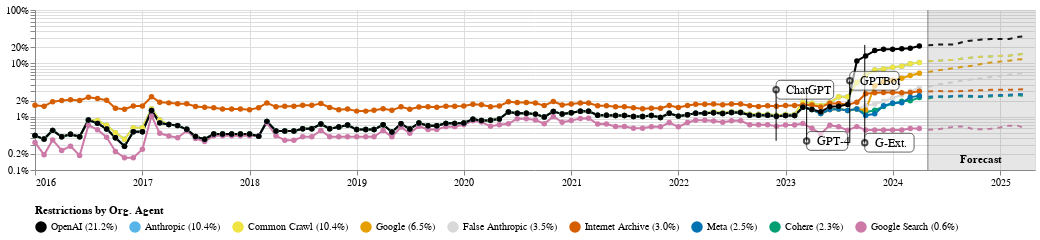

Notebook code cell kept with this figure:
### Code cell
df = robots_temporal_head_summary.copy()

forecast_startdate = df["period"].max().strftime("%Y-%m-%d")
if ANALYSIS_TYPE == "autoregression":
    df = forecasting_util.forecast_company_comparisons_autoregression(
        df,
        lags=LAGS,
        val_col="tokens",
        n_periods=N_PERIODS
    )
elif ANALYSIS_TYPE == "sarima":
    df = forecasting_util.forecast_company_comparisons_sarima(
        df,
        val_col="tokens",
        n_periods=N_PERIODS,
        order=ORDER,
        seasonal_order=SEASONAL_ORDER,
    )

# AGENT_COLORMAP = {
#     "Google": "#4D58D5",          # blue
#     "OpenAI": "#519BEE",          # coral
#     "Anthropic": "#68D4C4",       # green
#     "Cohere": "#83F590",          # red
#     "Common Crawl": "#DEDD56",    # muted purple
#     "Meta": "#ADF86C",            # slate gray
#     "Internet Archive": "#5D6D7E",# golden yellow
#     "Google Search": "#D7EDEE",   # light gray
#     "False Anthropic": "#D9D9D9"  # teal
# }

AGENT_COLORMAP = {
    # Based on Wong palette (from https://www.nature.com/articles/nmeth.1618)
    # "Combined Agent": "#f0f0f0",
    "Google": "#E69F00",
    "OpenAI": "#000000",
    "Anthropic": "#56B4E9",
    "Cohere": "#009E73",
    "Common Crawl": "#F0E442",
    "Meta": "#0072B2",
    "Internet Archive": "#D55E00",
    "Google Search": "#CC79A7",
    "False Anthropic": "#D9D9D9"
}

def make_name_with_pct(x: str) -> str:
    return "%s (%.1f%%)" % (x, pctr_map[x])

df = df[df["agent"] != "Combined Agent"] # Remove the combined agent
df["agent_prev"] = df["agent"]
df["agent"] = df["agent"].map(make_name_with_pct)

AGENT_COLORMAP = {make_name_with_pct(k): v for k, v in AGENT_COLORMAP.items()}

agent_order = df.sort_values(by="agent_prev", key=lambda x: x.map(pctr_map), ascending=False)["agent"].unique()

chart_companies = visualization_util.plot_company_comparisons_altair(
    df,
    color_mapping=AGENT_COLORMAP,
    scale_y="log",
    configure=False,
    eventline_scaling=2, # How tall the event marker lines should be (scaling is relative to the span of data at the event time)
    forecast_startdate=forecast_startdate,
    skip_pct=True,
    legend_title="Restrictions by Org. Agent",
    legend_order=agent_order,
    **PLOT_KWARGS
)

chart_companies.save(
    "Company_Comparisons_%s.png" % (ANALYSIS_TYPE),
    ppi=300
)

chart_companies

### Figure 1 — Vega-Lite specification as saved in the notebook (floating-point values rounded to 4 significant figures; data arrays with more than 128 entries replaced by an {"elided": "..."} marker saying what was removed)
{"config": {"title": {"font": "Times New Roman"}, "axis": {"labelFont": "Times New Roman", "titleFont": "Times New Roman"}, "header": {"labelFont": "Times New Roman", "titleFont": "Times New Roman"}, "legend": {"labelFont": "Times New Roman", "titleFont": "Times New Roman"}, "text": {"font": "Times New Roman"}}, "layer": [{"data": {"name": "data-03392bd8e0e97577045c2e5293bfa609"}, "mark": {"type": "line"}, "encoding": {"color": {"field": "agent", "legend": {"orient": "bottom", "title": "Restrictions by Org. Agent", "titleLimit": 0}, "scale": {"domain": ["OpenAI (21.2%)", "Anthropic (10.4%)", "Common Crawl (10.4%)", "Google (6.5%)", "False Anthropic (3.5%)", "Internet Archive (3.0%)", "Meta (2.5%)", "Cohere (2.3%)", "Google Search (0.6%)"], "range": ["#000000", "#56B4E9", "#F0E442", "#E69F00", "#D9D9D9", "#D55E00", "#0072B2", "#009E73", "#CC79A7"]}, "type": "nominal"}, "strokeDash": {"value": [5, 5]}, "x": {"axis": {"format": "%Y", "labelAngle": 0, "tickCount": "year"}, "field": "period", "timeUnit": "yearmonth", "title": "", "type": "temporal"}, "y": {"field": "percent_Restrictive", "scale": {"type": "log"}, "title": "", "type": "quantitative"}}}, {"data": {"name": "data-603edc057ecb9cedfada65e2f422aa4b"}, "mark": {"type": "line", "point": true}, "encoding": {"color": {"field": "agent", "legend": {"orient": "bottom", "title": "Restrictions by Org. Agent", "titleLimit": 0}, "scale": {"domain": ["OpenAI (21.2%)", "Anthropic (10.4%)", "Common Crawl (10.4%)", "Google (6.5%)", "False Anthropic (3.5%)", "Internet Archive (3.0%)", "Meta (2.5%)", "Cohere (2.3%)", "Google Search (0.6%)"], "range": ["#000000", "#56B4E9", "#F0E442", "#E69F00", "#D9D9D9", "#D55E00", "#0072B2", "#009E73", "#CC79A7"]}, "type": "nominal"}, "x": {"axis": {"format": "%Y", "labelAngle": 0, "tickCount": "year"}, "field": "period", "timeUnit": "yearmonth", "title": "", "type": "temporal"}, "y": {"axis": {"format": "%", "title": ""}, "field": "percent_Restrictive", "scale": {"type": "log"}, "title": "", "type": "quantitative"}}}, {"data": {"name": "data-9f2ccd16c8dfc172ffb85292c4666c3b"}, "mark": {"type": "rect", "color": "gray", "opacity": 0.2}, "encoding": {"x": {"field": "start", "title": "", "type": "temporal"}, "x2": {"field": "end"}}}, {"data": {"name": "data-f2d75896c561bf9713a9b6354ac056e0"}, "mark": {"type": "rule", "color": "gray"}, "encoding": {"x": {"field": "period", "type": "temporal"}}}, {"data": {"name": "data-4497626a4bc33c40bc235fc43739eb42"}, "mark": {"type": "text", "align": "center", "baseline": "middle", "color": "black", "dx": 0, "dy": 150, "fontWeight": "bold"}, "encoding": {"text": {"field": "text", "type": "nominal"}, "x": {"field": "date", "type": "temporal"}, "y": {"value": 0}}}, {"data": {"name": "data-130f9e4a1de4bd0d40422ec247b73751"}, "mark": {"type": "rule", "color": "black"}, "encoding": {"strokeWidth": {"value": 1}, "x": {"field": "period", "type": "temporal"}, "y": {"field": "y_min", "type": "quantitative"}, "y2": {"field": "y_max"}}}, {"data": {"name": "data-130f9e4a1de4bd0d40422ec247b73751"}, "mark": {"type": "rect", "color": "white", "cornerRadius": 4, "opacity": 0.6, "stroke": "black", "strokeWidth": 1}, "encoding": {"x": {"field": "period", "type": "temporal"}, "x2": {"field": "x_end"}, "y": {"field": "y_start", "type": "quantitative"}, "y2": {"field": "y_end"}}}, {"data": {"name": "data-130f9e4a1de4bd0d40422ec247b73751"}, "mark": {"type": "point", "color": "black"}, "encoding": {"x": {"field": "period", "type": "temporal"}, "y": {"field": "y_offset", "type": "quantitative"}}}, {"data": {"name": "data-130f9e4a1de4bd0d40422ec247b73751"}, "mark": {"type": "text", "align": "left", "baseline": "middle", "color": "black", "dx": 10, "dy": 0, "fontSize": 12}, "encoding": {"text": {"field": "label", "type": "nominal"}, "x": {"field": "period", "type": "temporal"}, "y": {"field": "y_offset", "type": "quantitative"}}}], "height": 160, "width": 1000, "$schema": "https://vega.github.io/schema/vega-lite/v5.17.0.json", "datasets": {"data-03392bd8e0e97577045c2e5293bfa609": [{"period": "2024-05-31T00:00:00", "agent": "Anthropic (10.4%)", "percent_Restrictive": 0.1093, "lower": 10.31, "upper": 11.54, "agent_prev": "Anthropic", "timestamp": 1717000000.0}, {"period": "2024-06-30T00:00:00", "agent": "Anthropic (10.4%)", "percent_Restrictive": 0.1113, "lower": 10.12, "upper": 12.14, "agent_prev": "Anthropic", "timestamp": 1720000000.0}, {"period": "2024-07-31T00:00:00", "agent": "Anthropic (10.4%)", "percent_Restrictive": 0.1149, "lower": 10.04, "upper": 12.93, "agent_prev": "Anthropic", "timestamp": 1722000000.0}, {"period": "2024-08-31T00:00:00", "agent": "Anthropic (10.4%)", "percent_Restrictive": 0.1164, "lower": 9.796, "upper": 13.48, "agent_prev": "Anthropic", "timestamp": 1725000000.0}, {"period": "2024-09-30T00:00:00", "agent": "Anthropic (10.4%)", "percent_Restrictive": 0.1243, "lower": 10.18, "upper": 14.67, "agent_prev": "Anthropic", "timestamp": 1728000000.0}, {"period": "2024-10-31T00:00:00", "agent": "Anthropic (10.4%)", "percent_Restrictive": 0.1289, "lower": 10.28, "upper": 15.49, "agent_prev": "Anthropic", "timestamp": 1730000000.0}, {"period": "2024-11-30T00:00:00", "agent": "Anthropic (10.4%)", "percent_Restrictive": 0.1332, "lower": 10.26, "upper": 16.38, "agent_prev": "Anthropic", "timestamp": 1733000000.0}, {"period": "2024-12-31T00:00:00", "agent": "Anthropic (10.4%)", "percent_Restrictive": 0.1349, "lower": 10.0, "upper": 16.98, "agent_prev": "Anthropic", "timestamp": 1736000000.0}, {"period": "2025-01-31T00:00:00", "agent": "Anthropic (10.4%)", "percent_Restrictive": 0.138, "lower": 9.869, "upper": 17.72, "agent_prev": "Anthropic", "timestamp": 1738000000.0}, {"period": "2025-02-28T00:00:00", "agent": "Anthropic (10.4%)", "percent_Restrictive": 0.1393, "lower": 9.586, "upper": 18.27, "agent_prev": "Anthropic", "timestamp": 1741000000.0}, {"period": "2025-03-31T00:00:00", "agent": "Anthropic (10.4%)", "percent_Restrictive": 0.1468, "lower": 9.938, "upper": 19.43, "agent_prev": "Anthropic", "timestamp": 1743000000.0}, {"period": "2025-04-30T00:00:00", "agent": "Anthropic (10.4%)", "percent_Restrictive": 0.1513, "lower": 10.01, "upper": 20.26, "agent_prev": "Anthropic", "timestamp": 1746000000.0}, {"period": "2024-05-31T00:00:00", "agent": "Cohere (2.3%)", "percent_Restrictive": 0.02199, "lower": 1.896, "upper": 2.503, "agent_prev": "Cohere", "timestamp": 1717000000.0}, {"period": "2024-06-30T00:00:00", "agent": "Cohere (2.3%)", "percent_Restrictive": 0.02341, "lower": 1.928, "upper": 2.754, "agent_prev": "Cohere", "timestamp": 1720000000.0}, {"period": "2024-07-31T00:00:00", "agent": "Cohere (2.3%)", "percent_Restrictive": 0.02291, "lower": 1.785, "upper": 2.798, "agent_prev": "Cohere", "timestamp": 1722000000.0}, {"period": "2024-08-31T00:00:00", "agent": "Cohere (2.3%)", "percent_Restrictive": 0.02403, "lower": 1.82, "upper": 2.987, "agent_prev": "Cohere", "timestamp": 1725000000.0}, {"period": "2024-09-30T00:00:00", "agent": "Cohere (2.3%)", "percent_Restrictive": 0.02391, "lower": 1.743, "upper": 3.039, "agent_prev": "Cohere", "timestamp": 1728000000.0}, {"period": "2024-10-31T00:00:00", "agent": "Cohere (2.3%)", "percent_Restrictive": 0.02347, "lower": 1.633, "upper": 3.061, "agent_prev": "Cohere", "timestamp": 1730000000.0}, {"period": "2024-11-30T00:00:00", "agent": "Cohere (2.3%)", "percent_Restrictive": 0.02341, "lower": 1.572, "upper": 3.11, "agent_prev": "Cohere", "timestamp": 1733000000.0}, {"period": "2024-12-31T00:00:00", "agent": "Cohere (2.3%)", "percent_Restrictive": 0.02395, "lower": 1.564, "upper": 3.227, "agent_prev": "Cohere", "timestamp": 1736000000.0}, {"period": "2025-01-31T00:00:00", "agent": "Cohere (2.3%)", "percent_Restrictive": 0.02442, "lower": 1.564, "upper": 3.321, "agent_prev": "Cohere", "timestamp": 1738000000.0}, {"period": "2025-02-28T00:00:00", "agent": "Cohere (2.3%)", "percent_Restrictive": 0.02466, "lower": 1.532, "upper": 3.4, "agent_prev": "Cohere", "timestamp": 1741000000.0}, {"period": "2025-03-31T00:00:00", "agent": "Cohere (2.3%)", "percent_Restrictive": 0.02538, "lower": 1.563, "upper": 3.513, "agent_prev": "Cohere", "timestamp": 1743000000.0}, {"period": "2025-04-30T00:00:00", "agent": "Cohere (2.3%)", "percent_Restrictive": 0.02427, "lower": 1.401, "upper": 3.452, "agent_prev": "Cohere", "timestamp": 1746000000.0}, {"period": "2024-05-31T00:00:00", "agent": "Common Crawl (10.4%)", "percent_Restrictive": 0.1093, "lower": 10.31, "upper": 11.54, "agent_prev": "Common Crawl", "timestamp": 1717000000.0}, {"period": "2024-06-30T00:00:00", "agent": "Common Crawl (10.4%)", "percent_Restrictive": 0.1113, "lower": 10.12, "upper": 12.14, "agent_prev": "Common Crawl", "timestamp": 1720000000.0}, {"period": "2024-07-31T00:00:00", "agent": "Common Crawl (10.4%)", "percent_Restrictive": 0.1149, "lower": 10.04, "upper": 12.93, "agent_prev": "Common Crawl", "timestamp": 1722000000.0}, {"period": "2024-08-31T00:00:00", "agent": "Common Crawl (10.4%)", "percent_Restrictive": 0.1164, "lower": 9.796, "upper": 13.48, "agent_prev": "Common Crawl", "timestamp": 1725000000.0}, {"period": "2024-09-30T00:00:00", "agent": "Common Crawl (10.4%)", "percent_Restrictive": 0.1243, "lower": 10.18, "upper": 14.67, "agent_prev": "Common Crawl", "timestamp": 1728000000.0}, {"period": "2024-10-31T00:00:00", "agent": "Common Crawl (10.4%)", "percent_Restrictive": 0.1289, "lower": 10.28, "upper": 15.49, "agent_prev": "Common Crawl", "timestamp": 1730000000.0}, {"period": "2024-11-30T00:00:00", "agent": "Common Crawl (10.4%)", "percent_Restrictive": 0.1332, "lower": 10.26, "upper": 16.38, "agent_prev": "Common Crawl", "timestamp": 1733000000.0}, {"period": "2024-12-31T00:00:00", "agent": "Common Crawl (10.4%)", "percent_Restrictive": 0.1349, "lower": 10.0, "upper": 16.98, "agent_prev": "Common Crawl", "timestamp": 1736000000.0}, {"period": "2025-01-31T00:00:00", "agent": "Common Crawl (10.4%)", "percent_Restrictive": 0.138, "lower": 9.869, "upper": 17.72, "agent_prev": "Common Crawl", "timestamp": 1738000000.0}, {"period": "2025-02-28T00:00:00", "agent": "Common Crawl (10.4%)", "percent_Restrictive": 0.1393, "lower": 9.586, "upper": 18.27, "agent_prev": "Common Crawl", "timestamp": 1741000000.0}, {"period": "2025-03-31T00:00:00", "agent": "Common Crawl (10.4%)", "percent_Restrictive": 0.1468, "lower": 9.938, "upper": 19.43, "agent_prev": "Common Crawl", "timestamp": 1743000000.0}, {"period": "2025-04-30T00:00:00", "agent": "Common Crawl (10.4%)", "percent_Restrictive": 0.1513, "lower": 10.01, "upper": 20.26, "agent_prev": "Common Crawl", "timestamp": 1746000000.0}, {"period": "2024-05-31T00:00:00", "agent": "False Anthropic (3.5%)", "percent_Restrictive": 0.0364, "lower": 3.286, "upper": 3.994, "agent_prev": "False Anthropic", "timestamp": 1717000000.0}, {"period": "2024-06-30T00:00:00", "agent": "False Anthropic (3.5%)", "percent_Restrictive": 0.03976, "lower": 3.513, "upper": 4.439, "agent_prev": "False Anthropic", "timestamp": 1720000000.0}, {"period": "2024-07-31T00:00:00", "agent": "False Anthropic (3.5%)", "percent_Restrictive": 0.04215, "lower": 3.614, "upper": 4.817, "agent_prev": "False Anthropic", "timestamp": 1722000000.0}, {"period": "2024-08-31T00:00:00", "agent": "False Anthropic (3.5%)", "percent_Restrictive": 0.04507, "lower": 3.78, "upper": 5.234, "agent_prev": "False Anthropic", "timestamp": 1725000000.0}, {"period": "2024-09-30T00:00:00", "agent": "False Anthropic (3.5%)", "percent_Restrictive": 0.04806, "lower": 3.947, "upper": 5.665, "agent_prev": "False Anthropic", "timestamp": 1728000000.0}, {"period": "2024-10-31T00:00:00", "agent": "False Anthropic (3.5%)", "percent_Restrictive": 0.05044, "lower": 4.052, "upper": 6.036, "agent_prev": "False Anthropic", "timestamp": 1730000000.0}, {"period": "2024-11-30T00:00:00", "agent": "False Anthropic (3.5%)", "percent_Restrictive": 0.05261, "lower": 4.111, "upper": 6.412, "agent_prev": "False Anthropic", "timestamp": 1733000000.0}, {"period": "2024-12-31T00:00:00", "agent": "False Anthropic (3.5%)", "percent_Restrictive": 0.0557, "lower": 4.265, "upper": 6.876, "agent_prev": "False Anthropic", "timestamp": 1736000000.0}, {"period": "2025-01-31T00:00:00", "agent": "False Anthropic (3.5%)", "percent_Restrictive": 0.05827, "lower": 4.361, "upper": 7.294, "agent_prev": "False Anthropic", "timestamp": 1738000000.0}, {"period": "2025-02-28T00:00:00", "agent": "False Anthropic (3.5%)", "percent_Restrictive": 0.06116, "lower": 4.487, "upper": 7.745, "agent_prev": "False Anthropic", "timestamp": 1741000000.0}, {"period": "2025-03-31T00:00:00", "agent": "False Anthropic (3.5%)", "percent_Restrictive": 0.06418, "lower": 4.623, "upper": 8.213, "agent_prev": "False Anthropic", "timestamp": 1743000000.0}, {"period": "2025-04-30T00:00:00", "agent": "False Anthropic (3.5%)", "percent_Restrictive": 0.06651, "lower": 4.686, "upper": 8.615, "agent_prev": "False Anthropic", "timestamp": 1746000000.0}, {"period": "2024-05-31T00:00:00", "agent": "Google (6.5%)", "percent_Restrictive": 0.06857, "lower": 6.237, "upper": 7.476, "agent_prev": "Google", "timestamp": 1717000000.0}, {"period": "2024-06-30T00:00:00", "agent": "Google (6.5%)", "percent_Restrictive": 0.07341, "lower": 6.42, "upper": 8.263, "agent_prev": "Google", "timestamp": 1720000000.0}, {"period": "2024-07-31T00:00:00", "agent": "Google (6.5%)", "percent_Restrictive": 0.07772, "lower": 6.554, "upper": 8.99, "agent_prev": "Google", "timestamp": 1722000000.0}, {"period": "2024-08-31T00:00:00", "agent": "Google (6.5%)", "percent_Restrictive": 0.08208, "lower": 6.709, "upper": 9.707, "agent_prev": "Google", "timestamp": 1725000000.0}, {"period": "2024-09-30T00:00:00", "agent": "Google (6.5%)", "percent_Restrictive": 0.08674, "lower": 6.887, "upper": 10.46, "agent_prev": "Google", "timestamp": 1728000000.0}, {"period": "2024-10-31T00:00:00", "agent": "Google (6.5%)", "percent_Restrictive": 0.09004, "lower": 6.929, "upper": 11.08, "agent_prev": "Google", "timestamp": 1730000000.0}, {"period": "2024-11-30T00:00:00", "agent": "Google (6.5%)", "percent_Restrictive": 0.09783, "lower": 7.421, "upper": 12.14, "agent_prev": "Google", "timestamp": 1733000000.0}, {"period": "2024-12-31T00:00:00", "agent": "Google (6.5%)", "percent_Restrictive": 0.1035, "lower": 7.699, "upper": 13.0, "agent_prev": "Google", "timestamp": 1736000000.0}, {"period": "2025-01-31T00:00:00", "agent": "Google (6.5%)", "percent_Restrictive": 0.1077, "lower": 7.821, "upper": 13.72, "agent_prev": "Google", "timestamp": 1738000000.0}, {"period": "2025-02-28T00:00:00", "agent": "Google (6.5%)", "percent_Restrictive": 0.1123, "lower": 7.98, "upper": 14.48, "agent_prev": "Google", "timestamp": 1741000000.0}, {"period": "2025-03-31T00:00:00", "agent": "Google (6.5%)", "percent_Restrictive": 0.1175, "lower": 8.197, "upper": 15.31, "agent_prev": "Google", "timestamp": 1743000000.0}, {"period": "2025-04-30T00:00:00", "agent": "Google (6.5%)", "percent_Restrictive": 0.1216, "lower": 8.292, "upper": 16.03, "agent_prev": "Google", "timestamp": 1746000000.0}, {"period": "2024-05-31T00:00:00", "agent": "Google Search (0.6%)", "percent_Restrictive": 0.005659, "lower": 0.3085, "upper": 0.8232, "agent_prev": "Google Search", "timestamp": 1717000000.0}, {"period": "2024-06-30T00:00:00", "agent": "Google Search (0.6%)", "percent_Restrictive": 0.005779, "lower": 0.3024, "upper": 0.8534, "agent_prev": "Google Search", "timestamp": 1720000000.0}, {"period": "2024-07-31T00:00:00", "agent": "Google Search (0.6%)", "percent_Restrictive": 0.006073, "lower": 0.3145, "upper": 0.9001, "agent_prev": "Google Search", "timestamp": 1722000000.0}, {"period": "2024-08-31T00:00:00", "agent": "Google Search (0.6%)", "percent_Restrictive": 0.006559, "lower": 0.3547, "upper": 0.957, "agent_prev": "Google Search", "timestamp": 1725000000.0}, {"period": "2024-09-30T00:00:00", "agent": "Google Search (0.6%)", "percent_Restrictive": 0.006561, "lower": 0.3435, "upper": 0.9687, "agent_prev": "Google Search", "timestamp": 1728000000.0}, {"period": "2024-10-31T00:00:00", "agent": "Google Search (0.6%)", "percent_Restrictive": 0.00583, "lower": 0.262, "upper": 0.9039, "agent_prev": "Google Search", "timestamp": 1730000000.0}, {"period": "2024-11-30T00:00:00", "agent": "Google Search (0.6%)", "percent_Restrictive": 0.005786, "lower": 0.2379, "upper": 0.9193, "agent_prev": "Google Search", "timestamp": 1733000000.0}, {"period": "2024-12-31T00:00:00", "agent": "Google Search (0.6%)", "percent_Restrictive": 0.005925, "lower": 0.2407, "upper": 0.9443, "agent_prev": "Google Search", "timestamp": 1736000000.0}, {"period": "2025-01-31T00:00:00", "agent": "Google Search (0.6%)", "percent_Restrictive": 0.006292, "lower": 0.2655, "upper": 0.9929, "agent_prev": "Google Search", "timestamp": 1738000000.0}, {"period": "2025-02-28T00:00:00", "agent": "Google Search (0.6%)", "percent_Restrictive": 0.006791, "lower": 0.3056, "upper": 1.053, "agent_prev": "Google Search", "timestamp": 1741000000.0}, {"period": "2025-03-31T00:00:00", "agent": "Google Search (0.6%)", "percent_Restrictive": 0.006787, "lower": 0.2949, "upper": 1.063, "agent_prev": "Google Search", "timestamp": 1743000000.0}, {"period": "2025-04-30T00:00:00", "agent": "Google Search (0.6%)", "percent_Restrictive": 0.00599, "lower": 0.2057, "upper": 0.9922, "agent_prev": "Google Search", "timestamp": 1746000000.0}, {"period": "2024-05-31T00:00:00", "agent": "Internet Archive (3.0%)", "percent_Restrictive": 0.02973, "lower": 2.594, "upper": 3.352, "agent_prev": "Internet Archive", "timestamp": 1717000000.0}, {"period": "2024-06-30T00:00:00", "agent": "Internet Archive (3.0%)", "percent_Restrictive": 0.03022, "lower": 2.526, "upper": 3.519, "agent_prev": "Internet Archive", "timestamp": 1720000000.0}, {"period": "2024-07-31T00:00:00", "agent": "Internet Archive (3.0%)", "percent_Restrictive": 0.02996, "lower": 2.401, "upper": 3.592, "agent_prev": "Internet Archive", "timestamp": 1722000000.0}, {"period": "2024-08-31T00:00:00", "agent": "Internet Archive (3.0%)", "percent_Restrictive": 0.03001, "lower": 2.334, "upper": 3.668, "agent_prev": "Internet Archive", "timestamp": 1725000000.0}, {"period": "2024-09-30T00:00:00", "agent": "Internet Archive (3.0%)", "percent_Restrictive": 0.03019, "lower": 2.287, "upper": 3.752, "agent_prev": "Internet Archive", "timestamp": 1728000000.0}, {"period": "2024-10-31T00:00:00", "agent": "Internet Archive (3.0%)", "percent_Restrictive": 0.03124, "lower": 2.337, "upper": 3.912, "agent_prev": "Internet Archive", "timestamp": 1730000000.0}, {"period": "2024-11-30T00:00:00", "agent": "Internet Archive (3.0%)", "percent_Restrictive": 0.03138, "lower": 2.282, "upper": 3.995, "agent_prev": "Internet Archive", "timestamp": 1733000000.0}, {"period": "2024-12-31T00:00:00", "agent": "Internet Archive (3.0%)", "percent_Restrictive": 0.03195, "lower": 2.279, "upper": 4.11, "agent_prev": "Internet Archive", "timestamp": 1736000000.0}, {"period": "2025-01-31T00:00:00", "agent": "Internet Archive (3.0%)", "percent_Restrictive": 0.03182, "lower": 2.212, "upper": 4.152, "agent_prev": "Internet Archive", "timestamp": 1738000000.0}, {"period": "2025-02-28T00:00:00", "agent": "Internet Archive (3.0%)", "percent_Restrictive": 0.03189, "lower": 2.169, "upper": 4.21, "agent_prev": "Internet Archive", "timestamp": 1741000000.0}, {"period": "2025-03-31T00:00:00", "agent": "Internet Archive (3.0%)", "percent_Restrictive": 0.03215, "lower": 2.147, "upper": 4.283, "agent_prev": "Internet Archive", "timestamp": 1743000000.0}, {"period": "2025-04-30T00:00:00", "agent": "Internet Archive (3.0%)", "percent_Restrictive": 0.03325, "lower": 2.213, "upper": 4.437, "agent_prev": "Internet Archive", "timestamp": 1746000000.0}, {"period": "2024-05-31T00:00:00", "agent": "Meta (2.5%)", "percent_Restrictive": 0.02362, "lower": 2.017, "upper": 2.706, "agent_prev": "Meta", "timestamp": 1717000000.0}, {"period": "2024-06-30T00:00:00", "agent": "Meta (2.5%)", "percent_Restrictive": 0.02429, "lower": 2.008, "upper": 2.85, "agent_prev": "Meta", "timestamp": 1720000000.0}, {"period": "2024-07-31T00:00:00", "agent": "Meta (2.5%)", "percent_Restrictive": 0.02417, "lower": 1.922, "upper": 2.911, "agent_prev": "Meta", "timestamp": 1722000000.0}, {"period": "2024-08-31T00:00:00", "agent": "Meta (2.5%)", "percent_Restrictive": 0.02442, "lower": 1.898, "upper": 2.987, "agent_prev": "Meta", "timestamp": 1725000000.0}, {"period": "2024-09-30T00:00:00", "agent": "Meta (2.5%)", "percent_Restrictive": 0.02512, "lower": 1.919, "upper": 3.104, "agent_prev": "Meta", "timestamp": 1728000000.0}, {"period": "2024-10-31T00:00:00", "agent": "Meta (2.5%)", "percent_Restrictive": 0.02435, "lower": 1.802, "upper": 3.069, "agent_prev": "Meta", "timestamp": 1730000000.0}, {"period": "2024-11-30T00:00:00", "agent": "Meta (2.5%)", "percent_Restrictive": 0.02419, "lower": 1.737, "upper": 3.102, "agent_prev": "Meta", "timestamp": 1733000000.0}, {"period": "2024-12-31T00:00:00", "agent": "Meta (2.5%)", "percent_Restrictive": 0.02519, "lower": 1.794, "upper": 3.243, "agent_prev": "Meta", "timestamp": 1736000000.0}, {"period": "2025-01-31T00:00:00", "agent": "Meta (2.5%)", "percent_Restrictive": 0.02541, "lower": 1.776, "upper": 3.306, "agent_prev": "Meta", "timestamp": 1738000000.0}, {"period": "2025-02-28T00:00:00", "agent": "Meta (2.5%)", "percent_Restrictive": 0.02573, "lower": 1.771, "upper": 3.375, "agent_prev": "Meta", "timestamp": 1741000000.0}, {"period": "2025-03-31T00:00:00", "agent": "Meta (2.5%)", "percent_Restrictive": 0.02661, "lower": 1.824, "upper": 3.499, "agent_prev": "Meta", "timestamp": 1743000000.0}, {"period": "2025-04-30T00:00:00", "agent": "Meta (2.5%)", "percent_Restrictive": 0.02593, "lower": 1.722, "upper": 3.464, "agent_prev": "Meta", "timestamp": 1746000000.0}, {"period": "2024-05-31T00:00:00", "agent": "OpenAI (21.2%)", "percent_Restrictive": 0.2186, "lower": 19.88, "upper": 23.83, "agent_prev": "OpenAI", "timestamp": 1717000000.0}, {"period": "2024-06-30T00:00:00", "agent": "OpenAI (21.2%)", "percent_Restrictive": 0.2242, "lower": 19.28, "upper": 25.57, "agent_prev": "OpenAI", "timestamp": 1720000000.0}, {"period": "2024-07-31T00:00:00", "agent": "OpenAI (21.2%)", "percent_Restrictive": 0.2253, "lower": 18.07, "upper": 26.99, "agent_prev": "OpenAI", "timestamp": 1722000000.0}, {"period": "2024-08-31T00:00:00", "agent": "OpenAI (21.2%)", "percent_Restrictive": 0.2255, "lower": 16.93, "upper": 28.17, "agent_prev": "OpenAI", "timestamp": 1725000000.0}, {"period": "2024-09-30T00:00:00", "agent": "OpenAI (21.2%)", "percent_Restrictive": 0.2568, "lower": 19.17, "upper": 32.2, "agent_prev": "OpenAI", "timestamp": 1728000000.0}, {"period": "2024-10-31T00:00:00", "agent": "OpenAI (21.2%)", "percent_Restrictive": 0.2678, "lower": 19.55, "upper": 34.0, "agent_prev": "OpenAI", "timestamp": 1730000000.0}, {"period": "2024-11-30T00:00:00", "agent": "OpenAI (21.2%)", "percent_Restrictive": 0.2802, "lower": 20.08, "upper": 35.97, "agent_prev": "OpenAI", "timestamp": 1733000000.0}, {"period": "2024-12-31T00:00:00", "agent": "OpenAI (21.2%)", "percent_Restrictive": 0.2853, "lower": 19.89, "upper": 37.17, "agent_prev": "OpenAI", "timestamp": 1736000000.0}, {"period": "2025-01-31T00:00:00", "agent": "OpenAI (21.2%)", "percent_Restrictive": 0.2856, "lower": 19.22, "upper": 37.89, "agent_prev": "OpenAI", "timestamp": 1738000000.0}, {"period": "2025-02-28T00:00:00", "agent": "OpenAI (21.2%)", "percent_Restrictive": 0.287, "lower": 18.7, "upper": 38.69, "agent_prev": "OpenAI", "timestamp": 1741000000.0}, {"period": "2025-03-31T00:00:00", "agent": "OpenAI (21.2%)", "percent_Restrictive": 0.3117, "lower": 20.57, "upper": 41.78, "agent_prev": "OpenAI", "timestamp": 1743000000.0}, {"period": "2025-04-30T00:00:00", "agent": "OpenAI (21.2%)", "percent_Restrictive": 0.3252, "lower": 21.35, "upper": 43.7, "agent_prev": "OpenAI", "timestamp": 1746000000.0}], "data-603edc057ecb9cedfada65e2f422aa4b": {"elided": "900 records"}, "data-9f2ccd16c8dfc172ffb85292c4666c3b": [{"start": "2024-04-30T00:00:00", "end": "2025-04-30T00:00:00"}], "data-f2d75896c561bf9713a9b6354ac056e0": [{"period": "2024-04-30T00:00:00"}], "data-4497626a4bc33c40bc235fc43739eb42": [{"date": "2024-10-29T12:00:00", "text": "Forecast"}], "data-130f9e4a1de4bd0d40422ec247b73751": [{"period": "2022-11-30T00:00:00", "label": "ChatGPT", "y_range": [0.007055, 0.016], "y_min": 0.003527, "y_max": 0.032, "y_offset": 0.032, "x_end": "2023-06-14T00:00:00", "y_start": 0.048, "y_end": 0.02133}, {"period": "2023-03-14T00:00:00", "label": "GPT-4", "y_range": [0.007006, 0.01616], "y_min": 0.003503, "y_max": 0.03232, "y_offset": 0.003503, "x_end": "2023-08-01T00:00:00", "y_start": 0.005255, "y_end": 0.002335}, {"period": "2023-08-08T00:00:00", "label": "GPTBot", "y_range": [0.006451, 0.02359], "y_min": 0.003226, "y_max": 0.04718, "y_offset": 0.04718, "x_end": "2024-01-23T00:00:00", "y_start": 0.07077, "y_end": 0.03145}, {"period": "2023-09-28T00:00:00", "label": "G-Ext.", "y_range": [0.006507, 0.1107], "y_min": 0.003253, "y_max": 0.2215, "y_offset": 0.003253, "x_end": "2024-03-14T00:00:00", "y_start": 0.00488, "y_end": 0.002169}]}}
